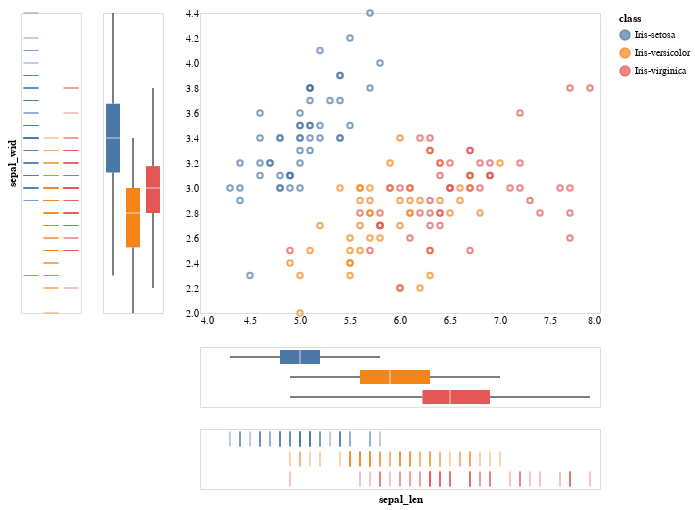

The code cell stored with this chart in its notebook:
### Markdown cell above
## Modifications

Lets first fix these bottom axes so most of the space is used properly, we can do this by either clearing out the frame space that isn't used or not starting from zero which I think is a reasonable move if you want to show relationships, however this can misconstrue the scale of differences if there are tiny deviations overall.

Altair has a great guide on their modification of axes here: https://altair-viz.github.io/user_guide/customization.html?highlight=axis#adjusting-axis-limits which we'll be using extensively.

### Modify the Scale to Fill | Line 11-12
Lets first change the scale to not start at 0 by setting the scale keyword zero to be false. We could also take the min and max of our X variable 'sepal length' and Y variable sepal width and set the domain keyword to a tuple of those values.

### Turn Down the Grid | Line 6-7
Lets also modify the grid values & try and remove more ink for free, see line 6 with the plot_axis and alt.Axis object we're defining

### Add in Quartiles | Line 31-39
Lets also add in boxplots to the grid to see distributions in the axes. In Tufte's book he actually converts the axis itself into the distribution. I'm not sure how to implement that and I actually think this works really nicely as its written below!

### Altair is Cool, Draw a Grid!
Also try dragging a small selection box over the viz and then moving the box around, you can see the distributions and values light up as to which are selected.

### Code cell
# Configure the options common to all layers
brush = alt.selection(type='interval')
base = alt.Chart(data).add_selection(brush)

plot_axis = alt.Axis(labels=True, domain=False, ticks=False,grid=False)
tick_axis = alt.Axis(labels=False, domain=False, ticks=False,grid=False)

# Configure the points
points = base.mark_point().encode(
    x=alt.X('sepal_len', title='',axis=plot_axis,scale=alt.Scale(zero=False)),
    y=alt.Y('sepal_wid', title='',axis=plot_axis,scale=alt.Scale(zero=False)),
    color=alt.condition(brush, 'class', alt.value('grey'))
)

# Configure the ticks


x_ticks = base.mark_tick().encode(
    alt.X('sepal_len', axis=tick_axis,scale=alt.Scale(zero=False)),
    alt.Y('class', title='', axis=tick_axis),
    color=alt.condition(brush, 'class', alt.value('lightgrey')),
)

y_ticks = base.mark_tick().encode(
    alt.X('class', title='', axis=tick_axis),
    alt.Y('sepal_wid', axis=tick_axis,scale=alt.Scale(zero=False)),
    color=alt.condition(brush, 'class', alt.value('lightgrey'))
)

x = base.mark_boxplot(extent='min-max').encode(
    alt.X('class', title='',axis=tick_axis),
    alt.Y('sepal_wid',title='',axis=tick_axis,scale=alt.Scale(zero=False)),
    color='class')

y = base.mark_boxplot(extent='min-max').encode(
    alt.Y('class', title='',axis=tick_axis),
    alt.X('sepal_len',title='',axis=tick_axis,scale=alt.Scale(zero=False)),
    color='class')

# Build the charts
y_ticks | x | (points & y & x_ticks)

### Figure 1 — Vega-Lite specification as saved in the notebook (floating-point values rounded to 4 significant figures; data arrays with more than 128 entries replaced by an {"elided": "..."} marker saying what was removed)
{"usermeta": {"embedOptions": {"theme": "urbaninstitute"}}, "config": {"view": {"continuousWidth": 400, "continuousHeight": 300}}, "hconcat": [{"mark": "tick", "encoding": {"color": {"condition": {"field": "class", "type": "nominal", "selection": "selector033"}, "value": "lightgrey"}, "x": {"axis": {"domain": false, "grid": false, "labels": false, "ticks": false}, "field": "class", "title": "", "type": "nominal"}, "y": {"axis": {"domain": false, "grid": false, "labels": false, "ticks": false}, "field": "sepal_wid", "scale": {"zero": false}, "type": "quantitative"}}, "selection": {"selector033": {"type": "interval"}}}, {"mark": {"type": "boxplot", "extent": "min-max"}, "encoding": {"color": {"field": "class", "type": "nominal"}, "x": {"axis": {"domain": false, "grid": false, "labels": false, "ticks": false}, "field": "class", "title": "", "type": "nominal"}, "y": {"axis": {"domain": false, "grid": false, "labels": false, "ticks": false}, "field": "sepal_wid", "scale": {"zero": false}, "title": "", "type": "quantitative"}}, "selection": {"selector033": {"type": "interval"}}}, {"vconcat": [{"mark": "point", "encoding": {"color": {"condition": {"field": "class", "type": "nominal", "selection": "selector033"}, "value": "grey"}, "x": {"axis": {"domain": false, "grid": false, "labels": true, "ticks": false}, "field": "sepal_len", "scale": {"zero": false}, "title": "", "type": "quantitative"}, "y": {"axis": {"domain": false, "grid": false, "labels": true, "ticks": false}, "field": "sepal_wid", "scale": {"zero": false}, "title": "", "type": "quantitative"}}, "selection": {"selector033": {"type": "interval"}}}, {"mark": {"type": "boxplot", "extent": "min-max"}, "encoding": {"color": {"field": "class", "type": "nominal"}, "x": {"axis": {"domain": false, "grid": false, "labels": false, "ticks": false}, "field": "sepal_len", "scale": {"zero": false}, "title": "", "type": "quantitative"}, "y": {"axis": {"domain": false, "grid": false, "labels": false, "ticks": false}, "field": "class", "title": "", "type": "nominal"}}, "selection": {"selector033": {"type": "interval"}}}, {"mark": "tick", "encoding": {"color": {"condition": {"field": "class", "type": "nominal", "selection": "selector033"}, "value": "lightgrey"}, "x": {"axis": {"domain": false, "grid": false, "labels": false, "ticks": false}, "field": "sepal_len", "scale": {"zero": false}, "type": "quantitative"}, "y": {"axis": {"domain": false, "grid": false, "labels": false, "ticks": false}, "field": "class", "title": "", "type": "nominal"}}, "selection": {"selector033": {"type": "interval"}}}]}], "data": {"name": "data-a5daf532ab2c54ce7e41ec121f265ace"}, "$schema": "https://vega.github.io/schema/vega-lite/v4.17.0.json", "datasets": {"data-a5daf532ab2c54ce7e41ec121f265ace": {"elided": "150 records"}}}
